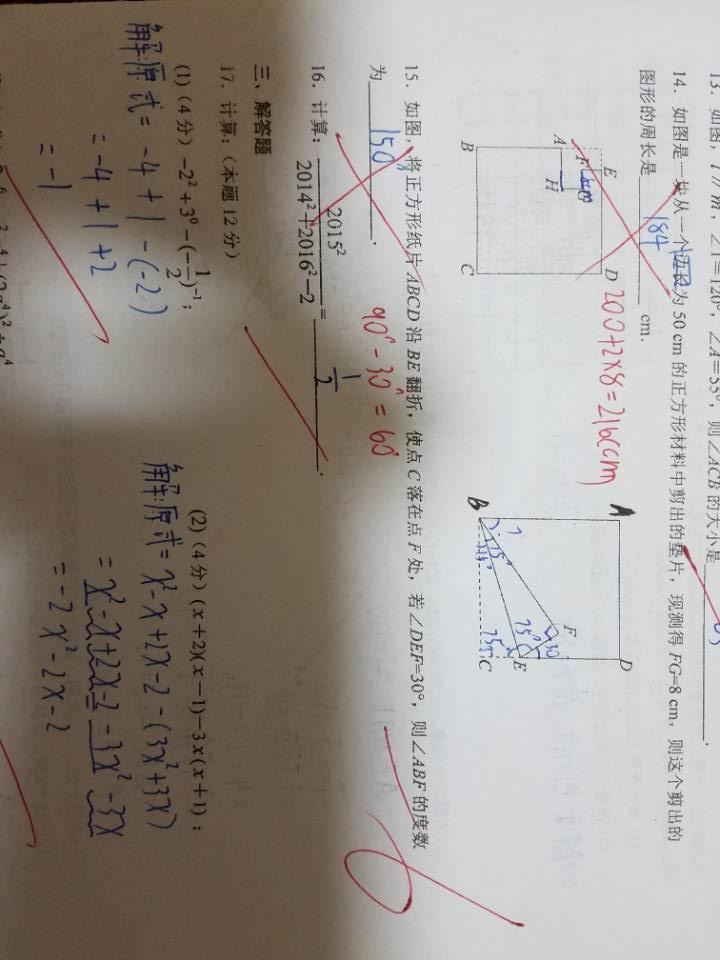
#> input picture Images/scanned_image1.jpeg, 720 x 960 px
$ jupyter execute main.ipynb   (older library calls are emulated)
#> lines starting #> are read from the running program, lines starting #| are printed output that depends on the picture
[cell 1]
from scipy.signal import convolve2d
from matplotlib import pyplot as plt
from collections import Counter
from skimage import feature
import numpy as np
import cv2

##### We considered

Intensity
Solidity
#Edges

[cell 2]
image = cv2.imread('../Images/scanned_image1.jpeg')
#> image is the input picture: shape (960, 720, 3); mean B, G, R 145.6, 151.3, 158.2
image = cv2.cvtColor(image,cv2.COLOR_BGR2RGB)
plt.imshow(image)

#### Shadow Removal from Scanned Image

[cell 3]
rgb_planes = cv2.split(image)

result_planes = []
result_norm_planes = []

for plane in rgb_planes:

    dilated_image = cv2.dilate(plane,np.ones((7,7),np.uint8))

    bg_img = cv2.medianBlur(dilated_image,21)
    diff_img = 255 - cv2.absdiff(plane,bg_img)

    norm_img = cv2.normalize(diff_img,None,alpha=0,beta=255,norm_type=cv2.NORM_MINMAX,dtype=cv2.CV_8UC1)
    plt.imshow(norm_img)
    plt.show()
    result_norm_planes.append(norm_img)
#> this loop made 3 passes
#> pass 1, `dilated_image = cv2.dilate(plane,np.ones((7,7),np.uint8))`:
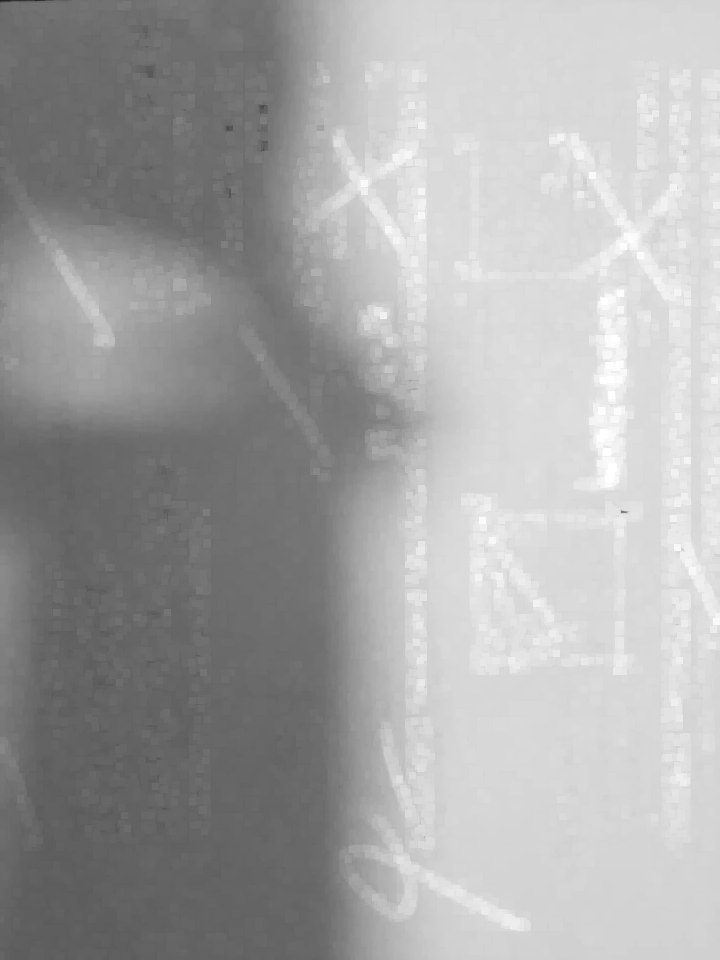
#> dilated_image: shape (960, 720); min 27, max 255, mean 166.5
#> pass 1, `diff_img = 255 - cv2.absdiff(plane,bg_img)`:
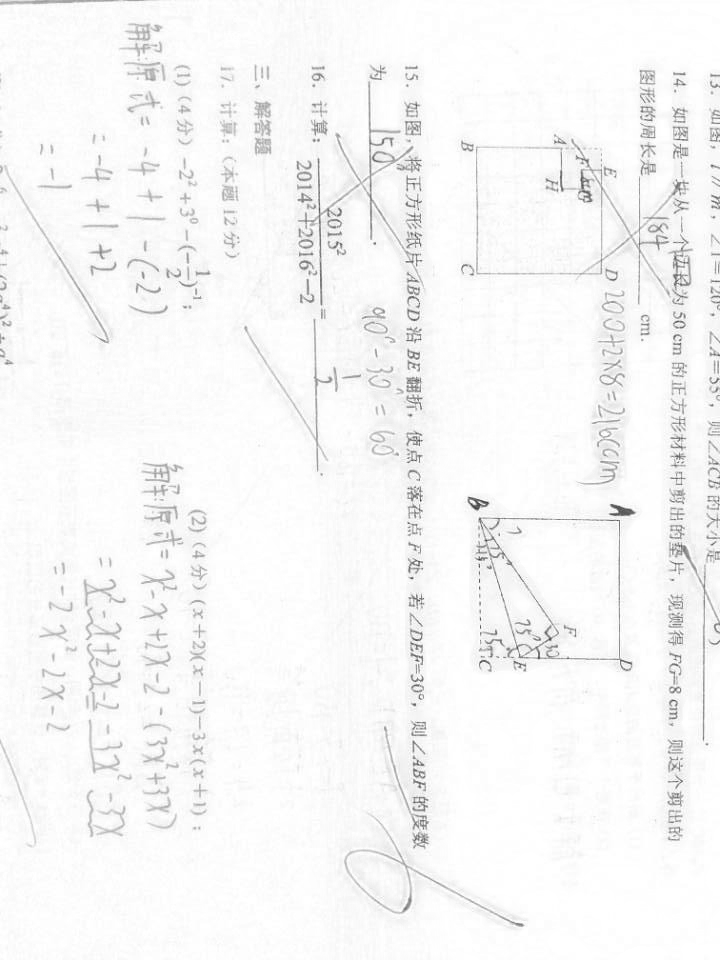
#> diff_img: shape (960, 720); min 59, max 255, mean 246.9
#> pass 2, `plt.show()`:
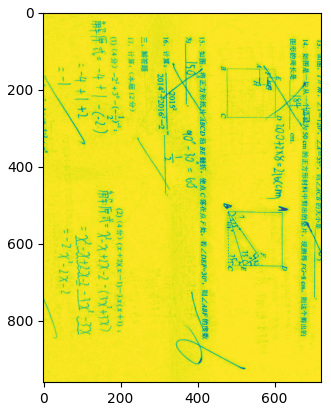
#> figure drawn by matplotlib, 1 panel
#> after the loop:
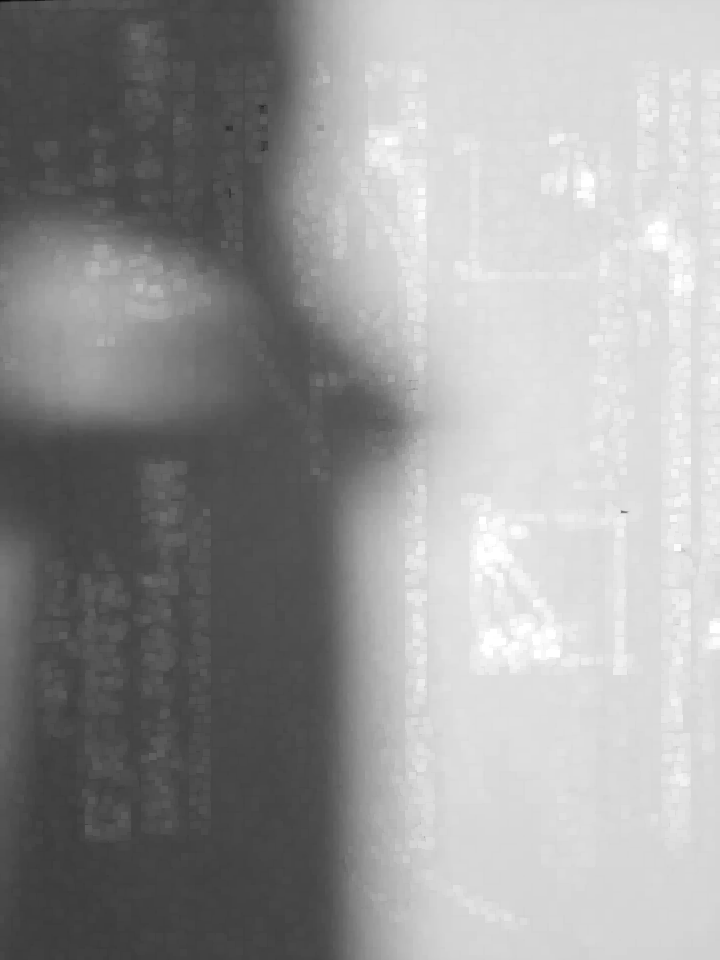
#> dilated_image: shape (960, 720); min 7, max 255, mean 154.1
#> after the loop, result_norm_planes = 3 items

result_norm = cv2.merge(result_norm_planes)
plt.imshow(result_norm)

$ run again, with Images/scanned_image3.jpeg copied over Images/scanned_image1.jpeg
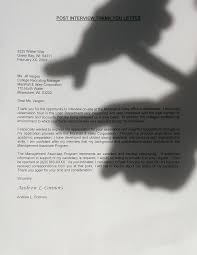
#> input picture Images/scanned_image3.jpeg, 197 x 255 px
#> image is the input picture: shape (255, 197, 3); mean B, G, R 166.7, 169.4, 169.8
#> the loop `for plane in rgb_planes: ` made 3 passes
#> pass 1, `norm_img = cv2.normalize(diff_img,None,alpha=0,beta=255,norm_type=cv2...`:
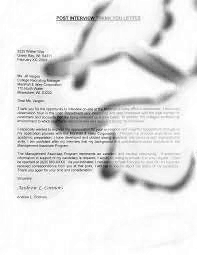
#> norm_img: shape (255, 197); min 0, max 255, mean 229.5
#> pass 2, `plt.show()`:
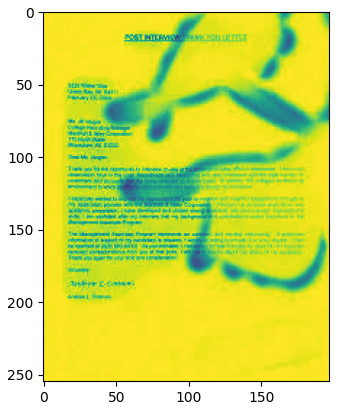
#> figure drawn by matplotlib, 1 panel
#> after the loop `for plane in rgb_planes:`: result_norm_planes = 3 items
